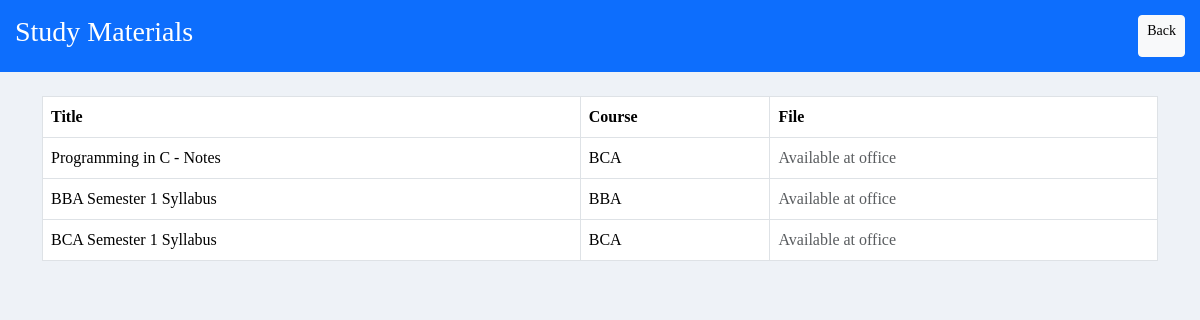
Screenshot of /STUDENT/materials.php (signed in) with the database file from the repository.
### tables this page shows
CREATE TABLE IF NOT EXISTS `materials` (
  `id` INT AUTO_INCREMENT PRIMARY KEY,
  `course` VARCHAR(50) NULL,
  `title` VARCHAR(200) NOT NULL,
  `file` VARCHAR(255) NULL
);

### STUDENT/materials.php (the view, shortened to what this page needs)
<?php
require __DIR__ . '/../Admin/db.php';
$rows = $conn->query("SELECT * FROM materials ORDER BY id DESC")->fetchAll();
?>
<!DOCTYPE html>
<html lang="en">
<head>
<link href="https://cdn.jsdelivr.net/npm/bootstrap@5.3.2/dist/css/bootstrap.min.css" rel="stylesheet">
<link rel="stylesheet" href="student.css">
</head>
<body>
<div class="topbar"><h3>Study Materials</h3><a href="dashboard.php" class="btn btn-light btn-sm">Back</a></div>
<div class="container mt-4">
<table class="table table-bordered bg-white"><tr><th>Title</th><th>Course</th><th>File</th></tr>
<?php foreach ($rows as $m): ?>
<tr><td><?php echo htmlspecialchars($m['title']); ?></td><td><?php echo htmlspecialchars($m['course'] ?? 'All'); ?></td>
<td><?php echo $m['file'] ? '<a href="' . htmlspecialchars($m['file']) . '">Download</a>' : '<span class="text-muted">Available at office</span>'; ?></td></tr>
<?php endforeach; ?>
</table>
</div>
</body>
</html>

### STUDENT/student.css (style rules this page uses)
body { background:#eef2f7;font-family:Poppins; }
.topbar { background:#0d6efd;color:#fff;padding:15px;display:flex;justify-content:space-between; }

### rows the page displays
materials: title "Programming in C - Notes", course "BCA", shows "Available at office"
materials: title "BBA Semester 1 Syllabus", course "BBA", shows "Available at office"
materials: title "BCA Semester 1 Syllabus", course "BCA", shows "Available at office"
